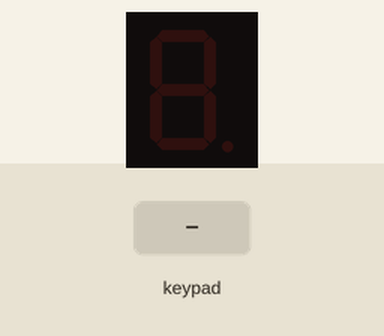
This program was run on a simulated Raspberry Pi (header pin numbers). On the bench: 1-digit seven-segment display. Inputs (shaded band) come from the test bench. The segment pins are drawn as the display they are named for; the clock reads 2024-03-15 10:24:30 at power-on unless the program sets it.

Above: at 1.2 s.
1.3 s: key '1' pressed
At 2.1 s:
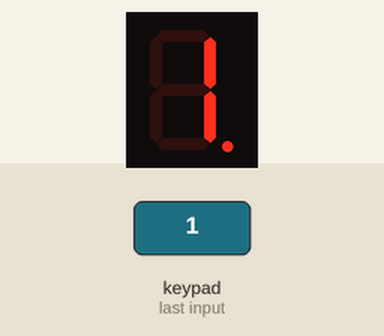
2.8 s: keypad keys 1 2 pressed 0.4 s apart
At 4.1 s:
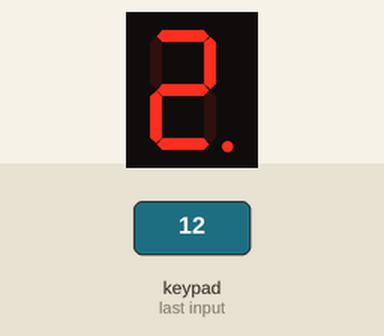
5.1 s: key '3' pressed
At 6.2 s:
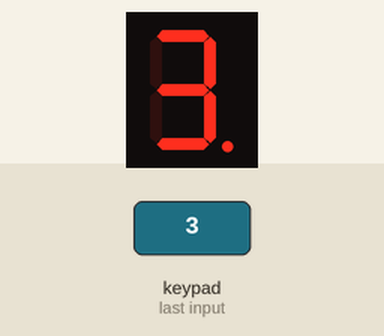
6.7 s: keypad keys 2 5 pressed 0.4 s apart
At 8.2 s:
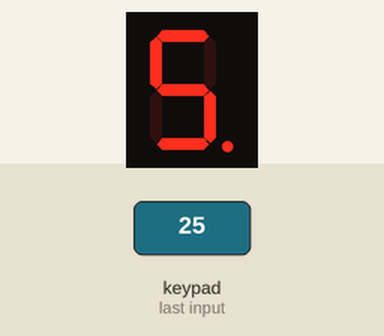
Timing chart, 0 to 9.7 s (numbered marks = the images above; inputs shaded):
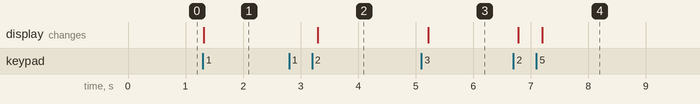

The program:

RPi-9-display7S1DKeypad.py
```python
#!/usr/bin/env python3
########################################################################
# Filename    : RPi-9-display7S1DKeypad.py
# Description : Controla un Display de 7 Segmentos y 1 digito con un Keypad.
# Author      : jcondea
# modification: 2020/10/06
########################################################################
import RPi.GPIO as GPIO
import Keypad       #import module Keypad
from time import sleep

ROWS=4
COLS=4
keys = [ '1','2','3','A',
         '4','5','6','B',
         '7','8','9','C',
         '*','0','#','D']
rowsPins=[29,31,33,35]
colsPins=[19,15,13,11]
def print0():
    GPIO.output(a,True)
    GPIO.output(b,True)
    GPIO.output(c,True)
    GPIO.output(d,True)
    GPIO.output(e,True)
    GPIO.output(f,True)
    GPIO.output(g,False)
    GPIO.output(DP,True)
def print1():
    GPIO.output(a,False)
    GPIO.output(b,True)
    GPIO.output(c,True)
    GPIO.output(d,False)
    GPIO.output(e,False)
    GPIO.output(f,False)
    GPIO.output(g,False)
    GPIO.output(DP,True)
def print2():
    GPIO.output(a,True)
    GPIO.output(b,True)
    GPIO.output(c,False)
    GPIO.output(d,True)
    GPIO.output(e,True)
    GPIO.output(f,False)
    GPIO.output(g,True)
    GPIO.output(DP,True)
def print3():
    GPIO.output(a,True)
    GPIO.output(b,True)
    GPIO.output(c,True)
    GPIO.output(d,True)
    GPIO.output(e,False)
    GPIO.output(f,False)
    GPIO.output(g,True)
    GPIO.output(DP,True)
def print4():
    GPIO.output(a,False)
    GPIO.output(b,True)
    GPIO.output(c,True)
    GPIO.output(d,False)
    GPIO.output(e,False)
    GPIO.output(f,True)
    GPIO.output(g,True)
    GPIO.output(DP,True)
def print5():
    GPIO.output(a,True)
    GPIO.output(b,False)
    GPIO.output(c,True)
    GPIO.output(d,True)
    GPIO.output(e,False)
    GPIO.output(f,True)
    GPIO.output(g,True)
    GPIO.output(DP,True)
def print6():
    GPIO.output(a,True)
    GPIO.output(b,False)
    GPIO.output(c,True)
    GPIO.output(d,True)
    GPIO.output(e,True)
    GPIO.output(f,True)
    GPIO.output(g,True)
    GPIO.output(DP,True)
def print7():
    GPIO.output(a,True)
    GPIO.output(b,True)
    GPIO.output(c,True)
    GPIO.output(d,False)
    GPIO.output(e,False)
    GPIO.output(f,False)
    GPIO.output(g,False)
    GPIO.output(DP,True)
def print8():
    GPIO.output(a,True)
    GPIO.output(b,True)
    GPIO.output(c,True)
    GPIO.output(d,True)
    GPIO.output(e,True)
    GPIO.output(f,True)
    GPIO.output(g,True)
    GPIO.output(DP,True)
def print9():
    GPIO.output(a,True)
    GPIO.output(b,True)
    GPIO.output(c,True)
    GPIO.output(d,True)
    GPIO.output(e,False)
    GPIO.output(f,True)
    GPIO.output(g,True)
    GPIO.output(DP,True)
def printClear():
    GPIO.output(a,False)
    GPIO.output(b,False)
    GPIO.output(c,False)
    GPIO.output(d,False)
    GPIO.output(e,False)
    GPIO.output(f,False)
    GPIO.output(g,False)
    GPIO.output(DP,False)


GPIO.setmode(GPIO.BOARD)
a=12
b=16
c=18
d=22
e=32
f=36
g=38
DP=40
GPIO.setup(a,GPIO.OUT)
GPIO.setup(b,GPIO.OUT)
GPIO.setup(c,GPIO.OUT)
GPIO.setup(d,GPIO.OUT)
GPIO.setup(e,GPIO.OUT)
GPIO.setup(f,GPIO.OUT)
GPIO.setup(g,GPIO.OUT)
GPIO.setup(DP,GPIO.OUT)

keypad = Keypad.Keypad(keys,rowsPins,colsPins,ROWS,COLS)    #create Keypad object
keypad.setDebounceTime(50)      #set the debounce time

printClear()

while(1):
    key = keypad.getKey()       #obtain the state of keys
    if(key != keypad.NULL):     #if there is key pressed, print its key code.
        if key=='0':
            print0()
            #sleep(.5)
        elif key=='1':
            print1()
            #sleep(.5)
        elif key=='2':
            print2()
            #sleep(.5)
        elif key=='3':
            print3()
            #sleep(.5)
        elif key=='4':
            print4()
            #sleep(.5)
        elif key=='5':
            print5()
            #sleep(.5)
        elif key=='6':
            print6()
            #sleep(.5)
        elif key=='7':
            print7()
            #sleep(.5)
        elif key=='8':
            print8()
            #sleep(.5)
        elif key=='9':
            print9()
            #sleep(.5)

GPIO.clenaup()
```

Keypad.py
```python
#!/usr/bin/env python3
########################################################################
# Filename    : Keypad.py
# Description : The module of matrix keypad
# Author      : freenove
# modification: 2016/07/13
########################################################################
import RPi.GPIO as GPIO
import time
#class Key:Define some of the properties of Key
class Key(object):
  NO_KEY = '\0'
  #Defines the four states of Key
  IDLE = 0
  PRESSED = 1
  HOLD = 2
  RELEASED = 3
  #define OPEN and CLOSED
  OPEN = 0
  CLOSED =1
  #constructor
  def __init__(self):
    self.kchar = self.NO_KEY
    self.kstate = self.IDLE
    self.kcode = -1
    self.stateChanged = False

class Keypad(object):
  NULL = '\0'
  LIST_MAX = 10  #Max number of keys on the active list.
  MAPSIZE = 10  #MAPSIZE is the number of rows (times 16 columns)
  bitMap = [0]*MAPSIZE
  key = [Key()]*LIST_MAX
  holdTime = 500    #key hold time
  holdTimer = 0
  startTime = 0
  #Allows custom keymap, pin configuration, and keypad sizes.
  def __init__(self,usrKeyMap,row_Pins,col_Pins,num_Rows,num_Cols):
    GPIO.setmode(GPIO.BOARD)
    self.rowPins = row_Pins
    self.colPins = col_Pins
    self.numRows = num_Rows
    self.numCols = num_Cols

    self.keymap = usrKeyMap
    self.setDebounceTime(10)
  #Returns a single key only. Retained for backwards compatibility.
  def getKey(self):
    single_key = True
    if(self.getKeys() and self.key[0].stateChanged and (self.key[0].kstate == self.key[0].PRESSED)):
      return self.key[0].kchar
    single_key = False
    return self.key[0].NO_KEY
  #Populate the key list.
  def getKeys(self):
    keyActivity = False
    #Limit how often the keypad is scanned.
    if((time.time() - self.startTime) > self.debounceTime*0.001):
      self.scanKeys()
      keyActivity = self.updateList()
      self.startTime = time.time()
    return keyActivity
  #Hardware scan ,the result store in bitMap
  def scanKeys(self):
    #Re-intialize the row pins. Allows sharing these pins with other hardware.
    for pin_r in self.rowPins:
      GPIO.setup(pin_r,GPIO.IN,pull_up_down = GPIO.PUD_UP)
    #bitMap stores ALL the keys that are being pressed.
    for pin_c in self.colPins:
      GPIO.setup(pin_c,GPIO.OUT)
      GPIO.output(pin_c,GPIO.LOW)
      for r in self.rowPins: #keypress is active low so invert to high.
        self.bitMap[self.rowPins.index(r)] = self.bitWrite(self.bitMap[self.rowPins.index(r)],self.colPins.index(pin_c),not GPIO.input(r))
      #Set pin to high impedance input. Effectively ends column pulse.
      GPIO.output(pin_c,GPIO.HIGH)
      GPIO.setup(pin_c,GPIO.IN)
  #Manage the list without rearranging the keys. Returns true if any keys on the list changed state.
  def updateList(self):
    anyActivity = False
    kk = Key()
    #Delete any IDLE keys
    for i in range(self.LIST_MAX):
      if(self.key[i].kstate == kk.IDLE):
        self.key[i].kchar = kk.NO_KEY
        self.key[i].kcode = -1
        self.key[i].stateChanged = False
    # Add new keys to empty slots in the key list.
    for r in range(self.numRows):
      for c in range(self.numCols):
        button = self.bitRead(self.bitMap[r],c)
        keyChar = self.keymap[r * self.numCols +c]
        keyCode = r * self.numCols +c
        idx = self.findInList(keyCode)
        #Key is already on the list so set its next state.
        if(idx > -1):
          self.nextKeyState(idx,button)
        #Key is NOT on the list so add it.
        if((idx == -1) and button):
          for i in range(self.LIST_MAX):
            if(self.key[i].kchar == kk.NO_KEY):  #Find an empty slot or don't add key to list.
              self.key[i].kchar = keyChar
              self.key[i].kcode = keyCode
              self.key[i].kstate = kk.IDLE  #Keys NOT on the list have an initial state of IDLE.
              self.nextKeyState(i,button)
              break  #Don't fill all the empty slots with the same key.
    #Report if the user changed the state of any key.
    for i in range(self.LIST_MAX):
      if(self.key[i].stateChanged):
        anyActivity = True
    return anyActivity
  #This function is a state machine but is also used for debouncing the keys.
  def nextKeyState(self,idx, button):
    self.key[idx].stateChanged = False
    kk = Key()
    if(self.key[idx].kstate == kk.IDLE):
      if(button == kk.CLOSED):
        self.transitionTo(idx,kk.PRESSED)
        self.holdTimer = time.time()  #Get ready for next HOLD state.
    elif(self.key[idx].kstate == kk.PRESSED):
      if((time.time() - self.holdTimer) > self.holdTime*0.001):  #Waiting for a key HOLD...
        self.transitionTo(idx,kk.HOLD)
      elif(button == kk.OPEN):    # or for a key to be RELEASED.
        self.transitionTo(idx,kk.RELEASED)
    elif(self.key[idx].kstate == kk.HOLD):
      if(button == kk.OPEN):
        self.transitionTo(idx,kk.RELEASED)
    elif(self.key[idx].kstate == kk.RELEASED):
      self.transitionTo(idx,kk.IDLE)

  def transitionTo(self,idx,nextState):
    self.key[idx].kstate = nextState
    self.key[idx].stateChanged = True
  #Search by code for a key in the list of active keys.
  #Returns -1 if not found or the index into the list of active keys.
  def findInList(self,keyCode):
    for i in range(self.LIST_MAX):
      if(self.key[i].kcode == keyCode):
        return i
    return -1
  #set Debounce Time,  The default is 50ms
  def setDebounceTime(self,ms):
    self.debounceTime = ms
  #set HoldTime,The default is 500ms
  def setHoldTime(self,ms):
    self.holdTime = ms
  #
  def isPressed(keyChar):
    for i in range(self.LIST_MAX):
      if(self.key[i].kchar == keyChar):
        if(self.key[i].kstate == self.self.key[i].PRESSED and self.key[i].stateChanged):
          return True
    return False
  #
  def waitForKey():
    kk = Key()
    waitKey = kk.NO_KEY
    while(waitKey == kk.NO_KEY):
      waitKey = getKey()
    return waitKey

  def getState():
    return self.key[0].kstate
  #
  def keyStateChanged():
    return self.key[0].stateChanged

  def bitWrite(self,x,n,b):
    if(b):
      x |= (1<<n)
    else:
      x &=(~(1<<n))
    return x
  def bitRead(self,x,n):
    if((x>>n)&1 == 1):
      return True
    else:
      return False
```

Measured:
- after the input at 1.3 s, the display: changes at once (image 1)
- after the input at 2.8 s, the display: changes after 0.50 s (image 2)
- after the input at 5.1 s, the display: changes after 0.12 s (image 3)
- after the input at 6.7 s, the display: first changes after 0.08 s (image 4 shows a later state)
